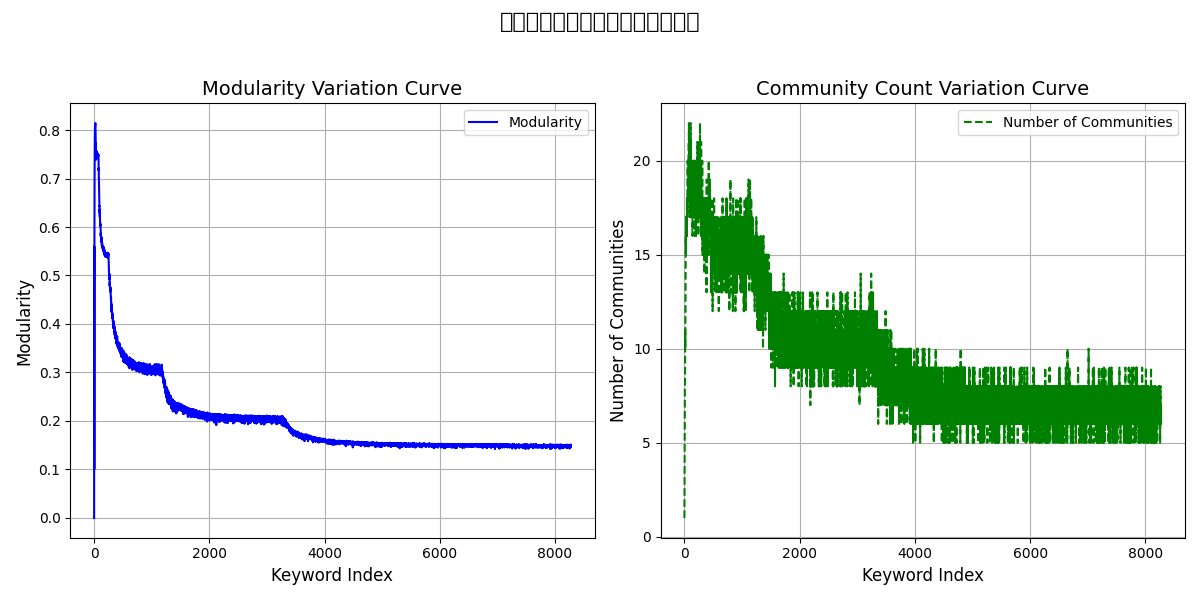

This figure's Python source:
import matplotlib.pyplot as plt

# 读取数据
file_path = 'mokuaidu.txt'  # 替换为你的实际路径
modularity_list = []
community_count_list = []

with open(file_path, 'r', encoding='utf-8') as file:
    lines = file.readlines()
    for line in lines:
        if line.startswith("模块度"):
            modularity = float(line.split(":")[1].strip())
            modularity_list.append(modularity)
        elif line.startswith("社区数量"):
            community_count = int(line.split(":")[1].strip())
            community_count_list.append(community_count)

# x轴为关键字的序号
x = list(range(1, len(modularity_list) + 1))

# 创建图像
plt.figure(figsize=(12, 6))
plt.suptitle('关键字加入后社区结构变化趋势图', fontsize=16, fontweight='bold')

# Subplot 1: Modularity Variation
plt.subplot(1, 2, 1)
plt.plot(x, modularity_list, linestyle='-', color='blue', label='Modularity')
plt.xlabel('Keyword Index', fontsize=12)
plt.ylabel('Modularity', fontsize=12)
plt.title('Modularity Variation Curve', fontsize=14)
plt.grid(True)
plt.legend()

# Subplot 2: Community Count Variation
plt.subplot(1, 2, 2)
plt.plot(x, community_count_list, linestyle='--', color='green', label='Number of Communities')
plt.xlabel('Keyword Index', fontsize=12)
plt.ylabel('Number of Communities', fontsize=12)
plt.title('Community Count Variation Curve', fontsize=14)
plt.grid(True)
plt.legend()


plt.tight_layout(rect=[0, 0, 1, 0.95])  # 调整布局避免标题遮挡

# ✅ 一定要在 show() 之前保存！加 bbox_inches 保证标签不被裁剪
plt.savefig('community_modularity_trends.png', dpi=300, bbox_inches='tight')

plt.show()
